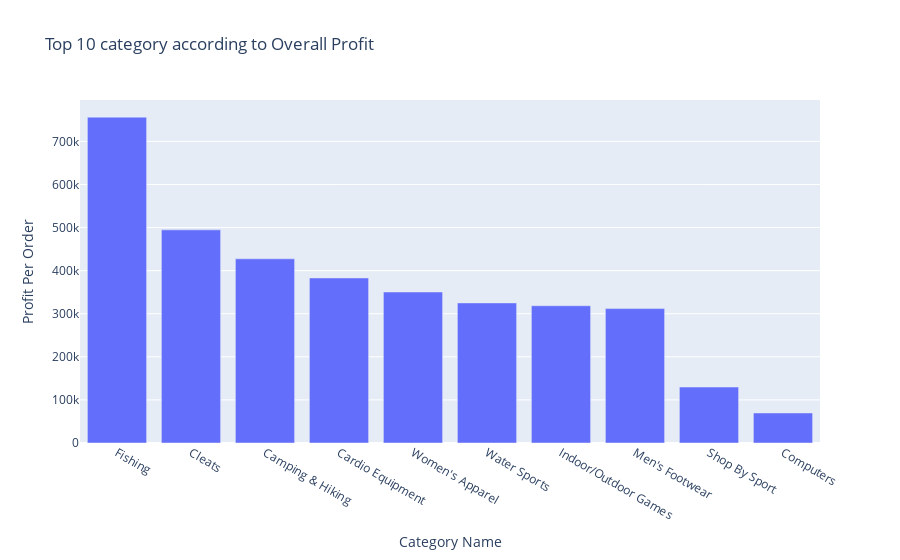

The notebook cell this image was saved under:
### Markdown cell above
### 2. Top 10 Profit gaining Category

### Code cell
sales_with_category = df.groupby('Category Name')['Profit Per Order'].sum().reset_index().sort_values(by='Profit Per Order', ascending=False).head(10)
fig = px.bar(sales_with_category, x='Category Name', y='Profit Per Order', title='Top 10 category according to Overall Profit')
fig.show()

### Figure 1 — Plotly figure (JSON) as saved in the notebook; plotly's stock layout.template omitted (floating-point values rounded to 4 significant figures)
{"data": [{"hovertemplate": "Category Name=%{x}<br>Profit Per Order=%{y}<extra></extra>", "legendgroup": "", "marker": {"color": "#636efa", "pattern": {"shape": ""}}, "name": "", "orientation": "v", "showlegend": false, "textposition": "auto", "type": "bar", "x": ["Fishing", "Cleats", "Camping & Hiking", "Cardio Equipment", "Women's Apparel", "Water Sports", "Indoor/Outdoor Games", "Men's Footwear", "Shop By Sport", "Computers"], "xaxis": "x", "y": [756200.0, 494600.0, 427500.0, 383000.0, 350400.0, 325100.0, 318500.0, 311900.0, 129800.0, 69660.0], "yaxis": "y"}], "layout": {"barmode": "relative", "legend": {"tracegroupgap": 0}, "title": {"text": "Top 10 category according to Overall Profit"}, "xaxis": {"anchor": "y", "domain": [0, 1], "title": {"text": "Category Name"}}, "yaxis": {"anchor": "x", "domain": [0, 1], "title": {"text": "Profit Per Order"}}}}
